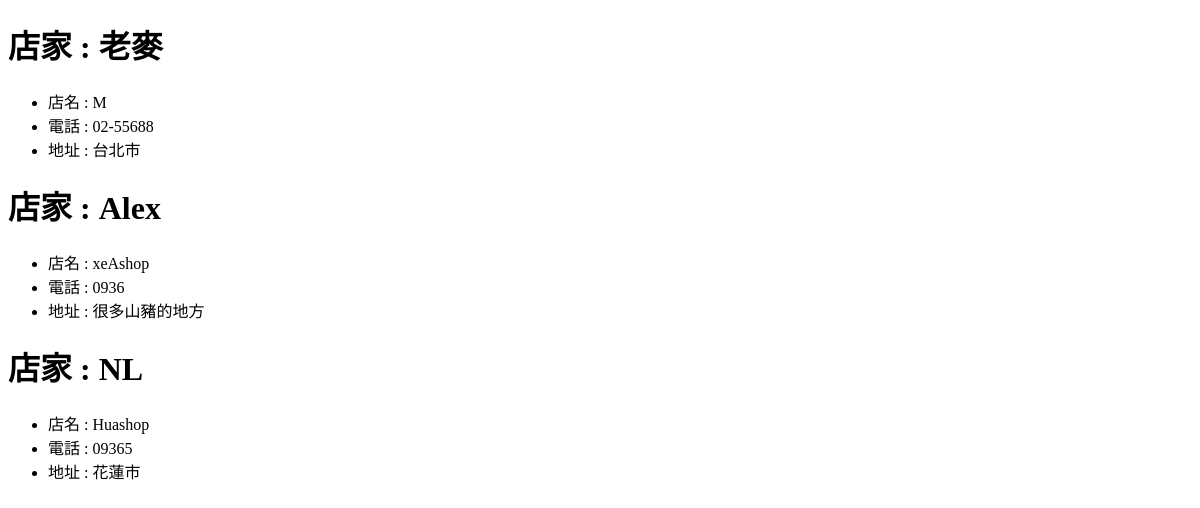
Before: /vendor/ with the older database file.
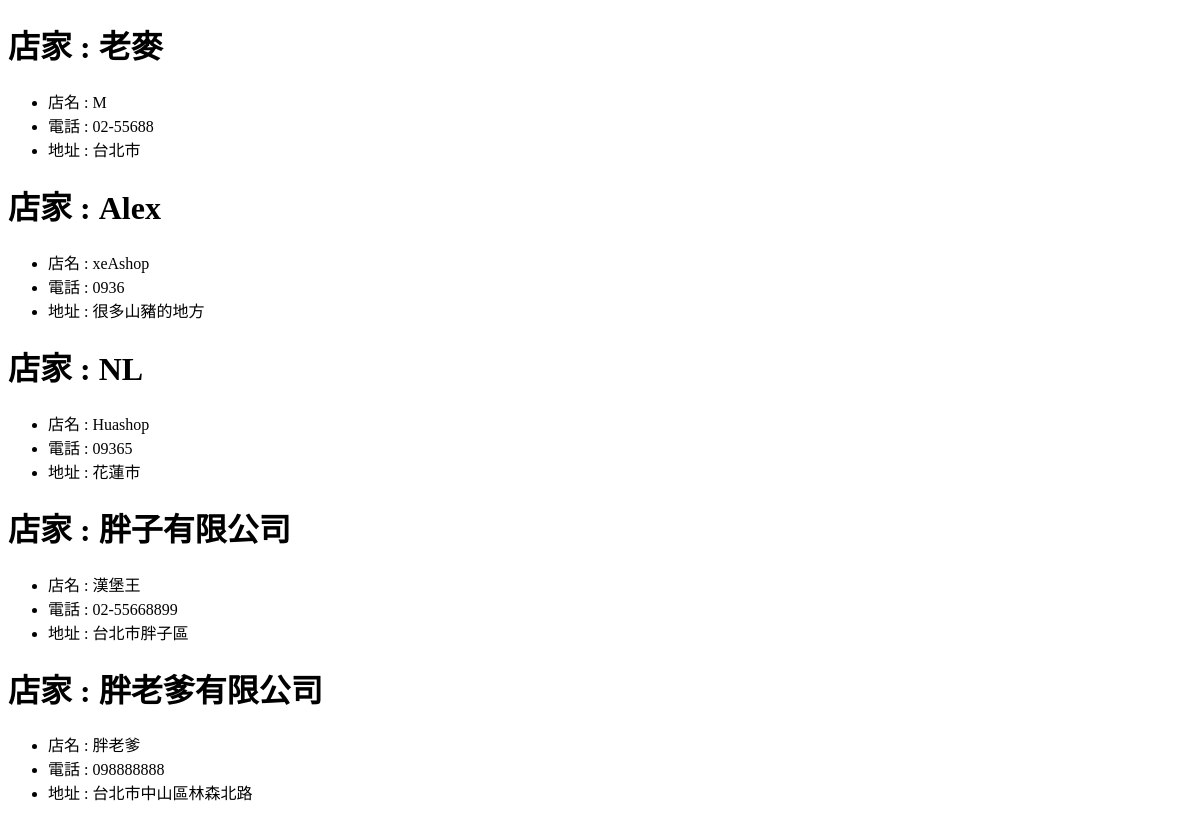
After: the same page with the newer database file.
### vendor/models.py (models this page shows, shortened)
class Vendor(models.Model):
    vendor_name=models.CharField(max_length=20) # 攤販的名稱
    store_name=models.CharField(max_length=10) # 攤販店家的名稱
    phone_number=models.CharField(max_length=20) # 攤販的電話號碼
    address=models.CharField(max_length=100) # 攤販的地址

### vendor/views.py (the view)
# urls.py: path('',views.vendor_index,name='vendor_index'),
def vendor_index(request):
    vendor_list=Vendor.objects.all()
    context={'vendor_list':vendor_list}
    return render(request,'vendors/vendor_detail.html',context)

### vendor/templates/vendors/vendor_detail.html (shortened to what this page needs)
<!DOCTYPE html>
<html lang="en">
<head>
</head>
<body>
    {% extends "base.html" %}
    {% block content%}
    {% for vlist in vendor_list %}
    <h1> 店家 : {{vlist.vendor_name}} </h1>
    <ul>
        <li>店名 : {{ vlist.store_name}}</li>
        <li>電話 : {{ vlist.phone_number}}</li>
        <li>地址 : {{ vlist.address}}</li>
    </ul>
    {% endfor %}
    {% endblock %}

### templates/base.html (shortened to what this page needs)
<!DOCTYPE html>
<html lang="en">
<head>
</head>
<body>
    {% block content %}
    {% endblock %}
</body>
</html>

Changed rows visible on the page:
added Vendor: vendor_name "胖子有限公司", store_name "漢堡王", phone_number "02-55668899", address "台北市胖子區"
added Vendor: vendor_name "胖老爹有限公司", store_name "胖老爹", phone_number "098888888", address "台北市中山區林森北路"
